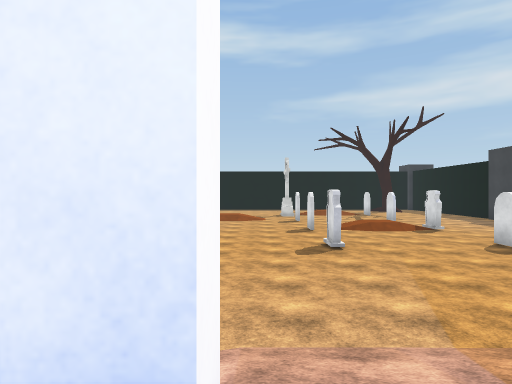
View 1 (above)

20 first-person views from a walk through a 3-D level made in the Unity game engine. The camera is 1.4 m above the floor, looks level and sees 75° across. The floor is counted in squares, 2 m on a side. Each view is taken from the middle of a square. On the plan, view 1 faces up. The plan holds only what a view shows up to about 10 squares ahead; the rest is blank. Surface patterns are stand-ins for the level's own textures.

View 2
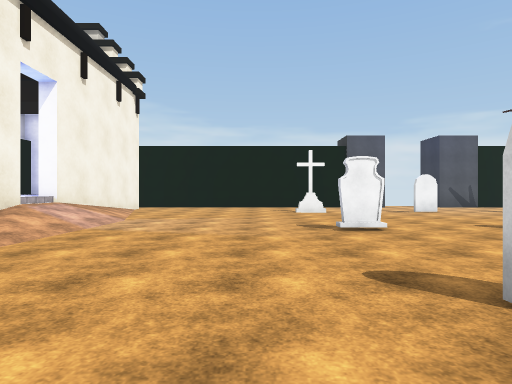

View 3
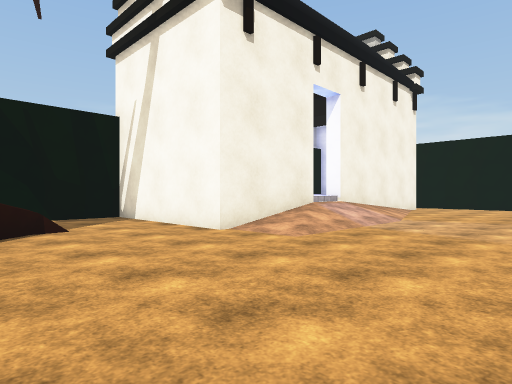

View 4
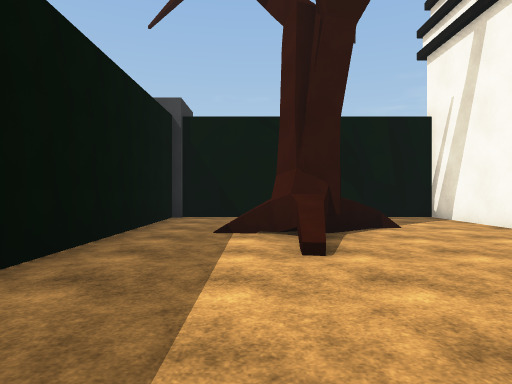

View 5
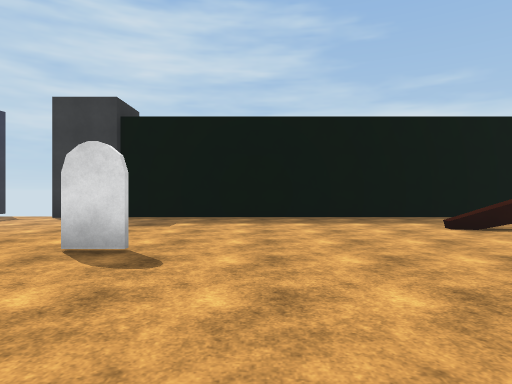

View 6
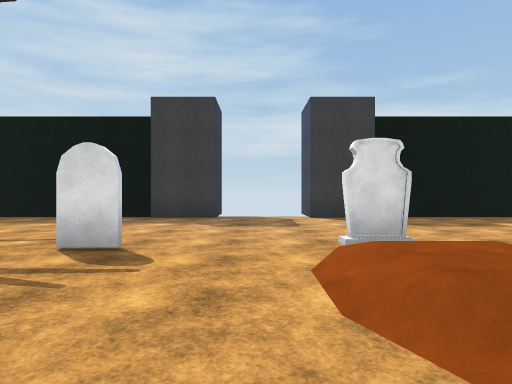

View 7
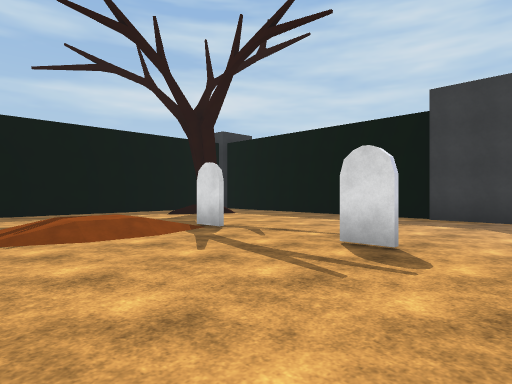

View 8
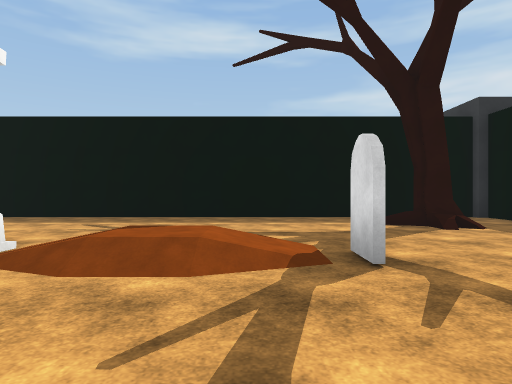

View 9
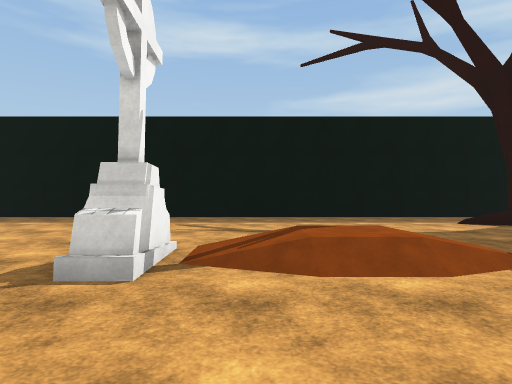

View 10
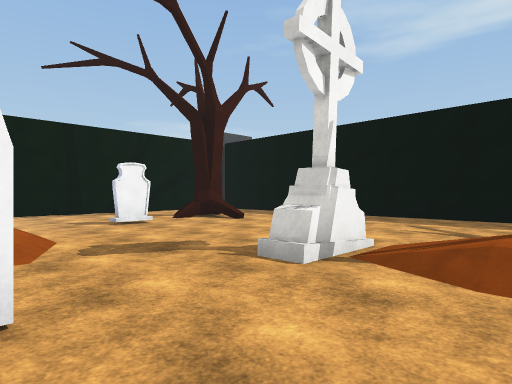

View 11
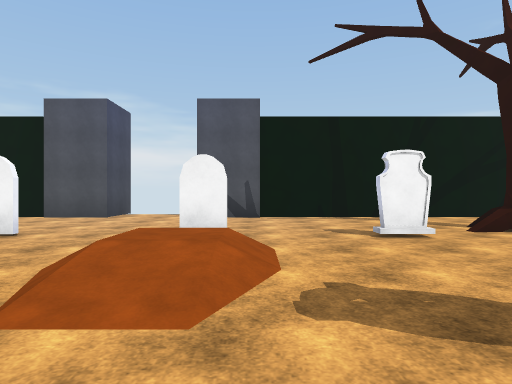

View 12
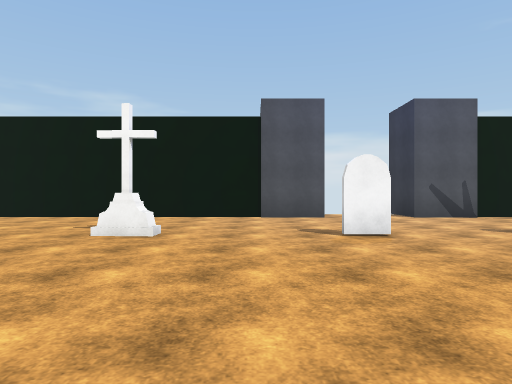

View 13
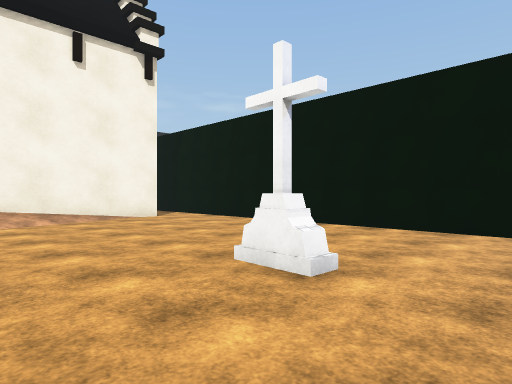

View 14
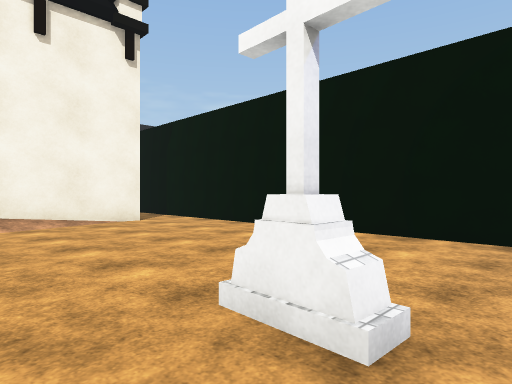

View 15
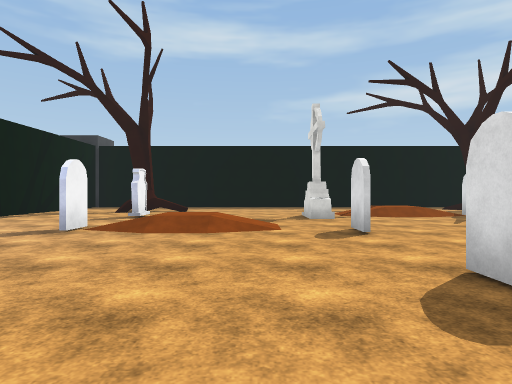

View 16
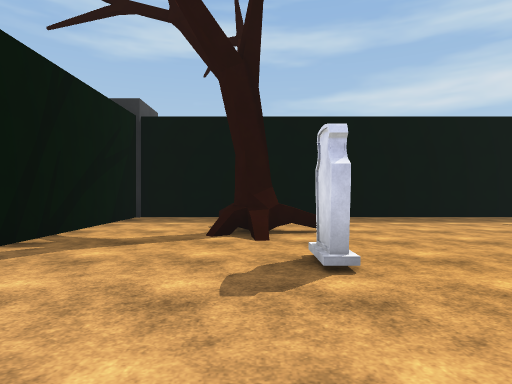

View 17
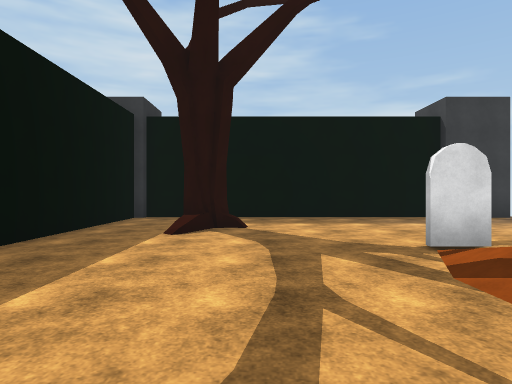

View 18
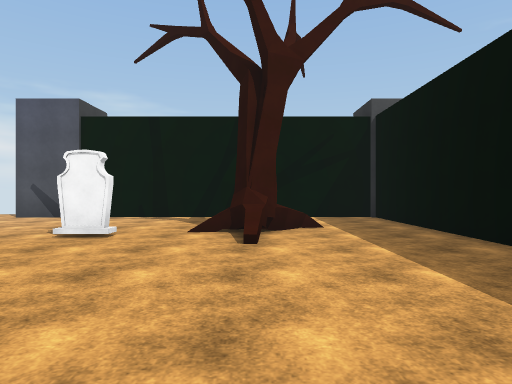

View 19
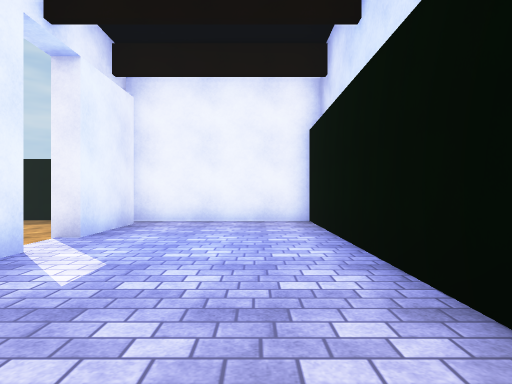

View 20
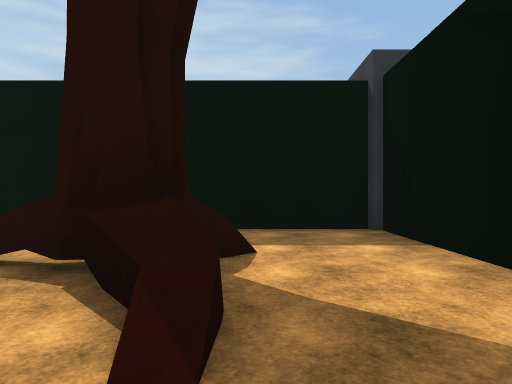

### Floor plan
Key: @ floor where view 1 was taken; # wall or solid block; . main floor; : floor 0.75 m higher than the main floor; + floor 1.25 m higher than the main floor; / step, stairs or slope; = window, fence, low wall or low ledge; O other object.
Columns run from 8 left of view 1 to 12 right of it. Each row starts with its distance up from view 1.
 25 #####################
 24 #...................#
 23 #...................#
 22 #..==............#..#
 21 #...#=..............#
 20 #.../...............#
 19 #.........O //......#
 18 #....O....O///O.....#
 17 #...................#
 16 #....////...........#
 15 #....O/:/.O...O.....#
 14 ......//............#
 13 ....................
 12 #....O....O///O.....
 11 #..........   O....##
 10 #..................##
  9 #...................#
  8 #....O....O...O.....#
  7 #...................#
  6 #...................#
  5 #...................#
  4 #...................#
  3 #...................#
  2 #.....//////....=...#
  1 #.######//###...#...#
  0 #.    ++@+++#..=##..#
 -1      +++++++#.......#
 -2     ++++++++#.......#
 -3      +++++++#.......#
 -4         #############

Positions as (right, up) in squares from view 1, and headings:
1: (0, 0), facing up
2: (8, 6), facing left
3: (8, 6), facing down-left
4: (9, 6), facing down
5: (2, 6), facing right
6: (2, 13), facing right
7: (2, 13), facing up-right
8: (5, 15), facing up
9: (3, 15), facing up
10: (4, 15), facing up-left
11: (2, 16), facing left
12: (2, 10), facing left
13: (-1, 10), facing down-left
14: (-2, 9), facing down-left
15: (0, 9), facing up
16: (-4, 15), facing up
17: (2, 21), facing right
18: (2, 21), facing left
19: (-4, -2), facing right
20: (5, -1), facing right
